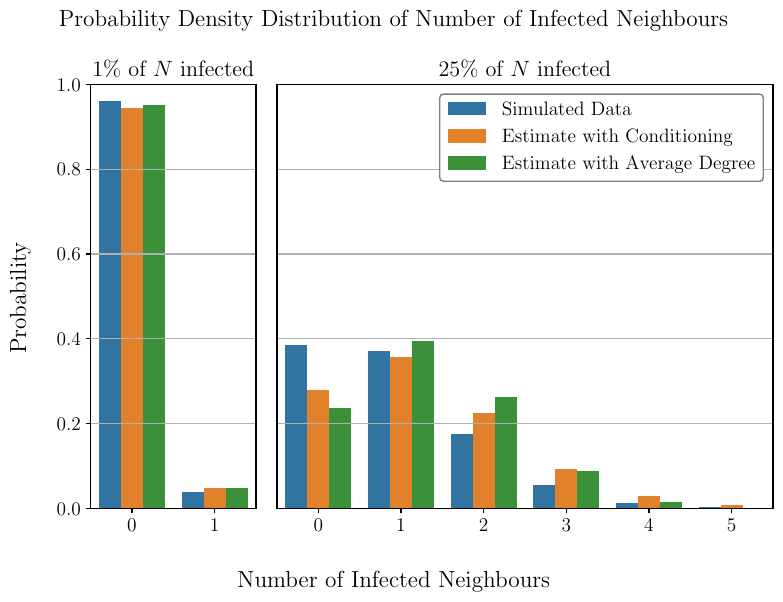

This figure's Python source:
from math import factorial
import matplotlib.pyplot as plt
import seaborn as sns
import scipy.stats as stats
import pandas as pd

N = 9925
ave_k = 5
upper_limit = 20

def i_nbrs_given_k(i, k, I0, N):
    prob = 1
    for j in range(k):
        if j < i:
            prob *= I0-j
        if j < k-i:
            prob *= N-1-I0-j
        prob /= N-1-j
    prob *= factorial(k)/factorial(i)/factorial(k-i)
    return prob

def prob_infect(I0, N):
    prob_infect = [0]*upper_limit
    for num_nbrs in range(1, upper_limit):
        for i in range(num_nbrs+1):
            prob_infect[i] += stats.binom.pmf(num_nbrs, N, ave_k/N)*i_nbrs_given_k(i, num_nbrs, I0, N)
    return prob_infect

def average_prob_infect(I0, N):
    prob_infect = [0]*upper_limit
    for i in range(ave_k+1):
        prob_infect[i] += i_nbrs_given_k(i, ave_k, I0, N)
    return prob_infect

# ave_is = [0]*upper_limit
# for i in range(ave_k+1):
#     ave_is[i] = i_nbrs_given_k(i, ave_k)
#
# prob_infect = [0]*upper_limit
# for num_nbrs in range(1, upper_limit):
#     for i in range(num_nbrs+1):
#         prob_infect[i] += stats.binom.pmf(num_nbrs, N, ave_k/N)*i_nbrs_given_k(i, num_nbrs)
#
# num_infected_neibours = list(range(upper_limit))
# df = pd.DataFrame([num_infected_neibours, ave_is, prob_infect])
# df = df.transpose()
# df.columns = ['Number of Infected Vertices', 'Assuming average degree', 'Conditioning on degree']
# df= df.head(11)
# df = df.melt(id_vars=['Number of Infected Vertices'])
# sns.barplot(df, x='Number of Infected Vertices', y='value', hue='variable')
# plt.show()

df = pd.read_csv(r'R estimation I nbrs condition data.csv')

plt.rcParams.update({'text.usetex': True,
                     'font.family': 'serif',
                     'font.serif': 'Computer Modern',
                     'font.size': 14,
                     'figure.figsize':(8,6),
                    'axes.labelsize': 16,
                    'axes.titlesize':16})


fig, axs = plt.subplots(1, 2, gridspec_kw={'width_ratios':[1,3]})
counter = 0
for sample in [0.01, 0.25]:
    #restrict df to just sample
    temp_df = df[df['Sample']==sample].copy()
    #from each value of N and I predict the distribution and then average the results - one for conditional prediction one for average
    simulated_dist = temp_df[['N', 'I']].copy().apply(lambda row: pd.Series(prob_infect(row['I'], row['N'])), axis=1).mean().to_frame().T
    simulated_ave = temp_df[['N', 'I']].copy().apply(lambda row: pd.Series(average_prob_infect(row['I'], row['N'])), axis=1).mean().to_frame().T
    #turn actual data into a probability distribution then average
    actual_dist = temp_df[temp_df.columns.values[4:]].div(temp_df['S'], axis=0).mean().copy().to_frame().T
    #wrangle to get into plottable form and then plot
    simulated_dist.columns = actual_dist.columns.values.tolist()
    simulated_ave.columns = actual_dist.columns.values.tolist()
    plot_df = pd.concat([actual_dist, simulated_dist, simulated_ave], axis=0)
    plot_df['Source'] = ['Simulated Data', 'Estimate with Conditioning', 'Estimate with Average Degree']
    plot_df = plot_df[ plot_df.columns.values.tolist()[0:6] +['Source']]
    plot_df = plot_df.melt(id_vars=['Source'])
    plot_df.columns = ['Source', 'Number of Infected Neighbours', 'Probability']

    #colour_palette = ['#0080FF', '#', '#']
    p = sns.barplot(plot_df, x='Number of Infected Neighbours', y='Probability', hue='Source', ax=axs[counter])
    p.legend_.remove()
    p.set(xlabel=None, ylabel=None)
    p.set(ylim=(0, 1))
    p.grid(True, axis='y')
    sample = int(sample*100)
    p.set_title(str(sample)+r"\% of $N$ infected")
    if counter == 0:
        p.set(xlim=(-0.5,1.5))
    if counter == 1:
        p.set(yticklabels=[])
        for tick in p.yaxis.get_major_ticks():
            tick.tick1line.set_visible(False)
            tick.tick2line.set_visible(False)
    counter += 1

plt.legend(framealpha=1, edgecolor='grey')
fig.suptitle("Probability Density Distribution of Number of Infected Neighbours ")
fig.supxlabel('Number of Infected Neighbours')
fig.supylabel('Probability')
fig.tight_layout()

plt.savefig('R estimation I nbrs condition.pdf', bbox_inches='tight')
